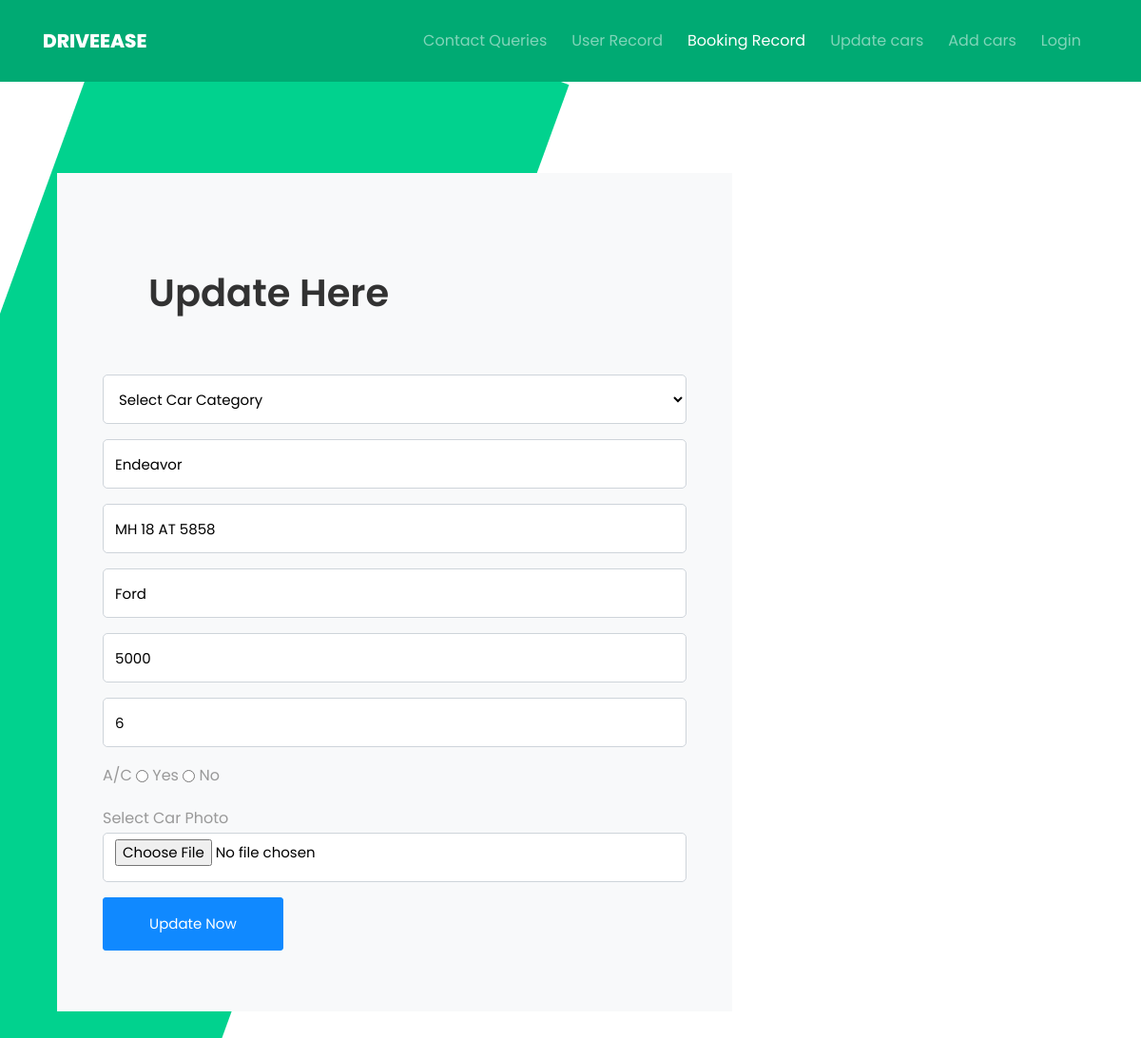
The page /update.php?id=28 on the database its author committed.
### tables this page shows
CREATE TABLE `car` (
  `id` int(11) NOT NULL,
  `car_category` varchar(100) NOT NULL,
  `car_name` varchar(150) NOT NULL,
  `car_comp` varchar(150) NOT NULL,
  `car_price` varchar(100) NOT NULL,
  `car_seat` varchar(100) NOT NULL,
  `car_no` varchar(50) NOT NULL,
  `car_ac` varchar(50) NOT NULL,
  `photo` varchar(255) NOT NULL
);

### update.php (the view, shortened to what this page needs)
<!DOCTYPE html>
<html lang="en">
<head>
    <link rel="stylesheet" href="css/open-iconic-bootstrap.min.css">
    <link rel="stylesheet" href="css/animate.css">
    <link rel="stylesheet" href="css/owl.carousel.min.css">
    <link rel="stylesheet" href="css/owl.theme.default.min.css">
    <link rel="stylesheet" href="css/magnific-popup.css">
    <link rel="stylesheet" href="css/aos.css">
    <link rel="stylesheet" href="css/ionicons.min.css">
    <link rel="stylesheet" href="css/bootstrap-datepicker.css">
    <link rel="stylesheet" href="css/jquery.timepicker.css">
    <link rel="stylesheet" href="css/flaticon.css">
    <link rel="stylesheet" href="css/icomoon.css">
    <link rel="stylesheet" href="css/style.css">
</head>
<body>
<nav class="navbar navbar-expand-lg navbar-dark ftco_navbar ftco-navbar-dark" id="ftco-navbar"
		style="background-color: #00aa73; padding: 20px;">
		<div class="container">
			<a class="navbar-brand" href="ad_index.html">Drive<span>Ease</span></a>
            <div class="collapse navbar-collapse" id="ftco-nav">
                <ul class="navbar-nav ml-auto">
                    <li class="nav-item" style="padding-right: 10px"><a href="ad_index.php" class="nav-link">Contact Queries</a></li>
                    <li class="nav-item" style="padding-right: 10px"><a href="ad_record.php" class="nav-link">User Record</a></li>
                    <li class="nav-item active" style="padding-right: 10px"><a href="bookrec.php" class="nav-link">Booking Record</a></li>
                    <li class="nav-item" style="padding-right: 10px"><a href="ad_car.php" class="nav-link">Update cars</a></li>
                    <li class="nav-item" style="padding-right: 10px"><a href="add.php" class="nav-link">Add cars</a></li>
                    <?php
                if (!isset($_SESSION['loggedin1']) || $_SESSION['loggedin1'] != true) {
                    echo ' <li class="nav-item" style="padding-right: 10px"><a href="login.php" class="nav-link">Login</a>';
                }
            ?>
            </ul>
            </div>
        </div>
    </nav>
    <section class="ftco-section ftco-intro">
        <div class="container">
            <div class="formup">
                <div class="col-md-8 block-9 mb-md-5">
                    <form  class="bg-light p-5 contact-form" method="post" name="Register" onsubmit="return validateForm()">
                        <h2 class="bg-light p-5 contact-form" style="font-size: 40px; font-weight: 600; margin-bottom: 0.5rem !important;">Update Here</h2>
                        <?php
                                    include "config.php";
                                    if(isset($_GET['id']))
                                    {
                                        $view = mysqli_query($con,"select * from car where id = '".$_GET['id']."'") or die(mysqli_error($con));
                                        $row = mysqli_fetch_array($view);
                                    }
                                ?>
                        <div class="form-group">
                        <select class="form-control" id="cars" name="car_category">
                            <option class="form-control" value="">Select Car Category</option>
                            </select>
                        </div>
                        <div class="form-group">
                            <input type="varchar" class="form-control"  name="car_name" value = "<?php echo $row['car_name'];?>">
                        </div>
                        <div class="form-group">
                            <input type="varchar" class="form-control"  name="car_name" value = "<?php echo $row['car_no'];?>">
                        </div>
                        <div class="form-group">
                            <input type="varchar" class="form-control" placeholder="Enter Car Company" name="car_comp" value = "<?php echo $row['car_comp'];?>">
                        </div>
                        <div class="form-group">
                            <input type="varchar" class="form-control" placeholder="Enter Price" name="car_price" value = "<?php echo $row['car_price'];?>">
                        </div>
                        <div class="form-group">
                            <input type="varchar" class="form-control" placeholder="Enter No. Of Seats" name="car_seat" value = "<?php echo $row['car_seat'];?>">
                        </div>
                        <div class="form-group">
                            A/C
                            <input type="radio" name="register" value="Yes" class="btn btn-primary py-3 px-5"> Yes
                            <input type="radio" name="register" value="No" class="btn btn-primary py-3 px-5"> No
                        </div>
                        <div class="form-group">
                        Select Car Photo <input type="file" class="form-control" name="photo">
                        </div>
                        <div class="form-group">
                            <input type="submit" name="update" value="Update Now" class="btn btn-primary py-3 px-5">
                        </div>
                    </form>
                </div>
            </div>
        </div>
    </section>
</body>
</html>

### rows shown on the page
car: car_name "Endeavor", car_name "MH 18 AT 5858", car_comp "Ford", car_price "5000", car_seat "6"
